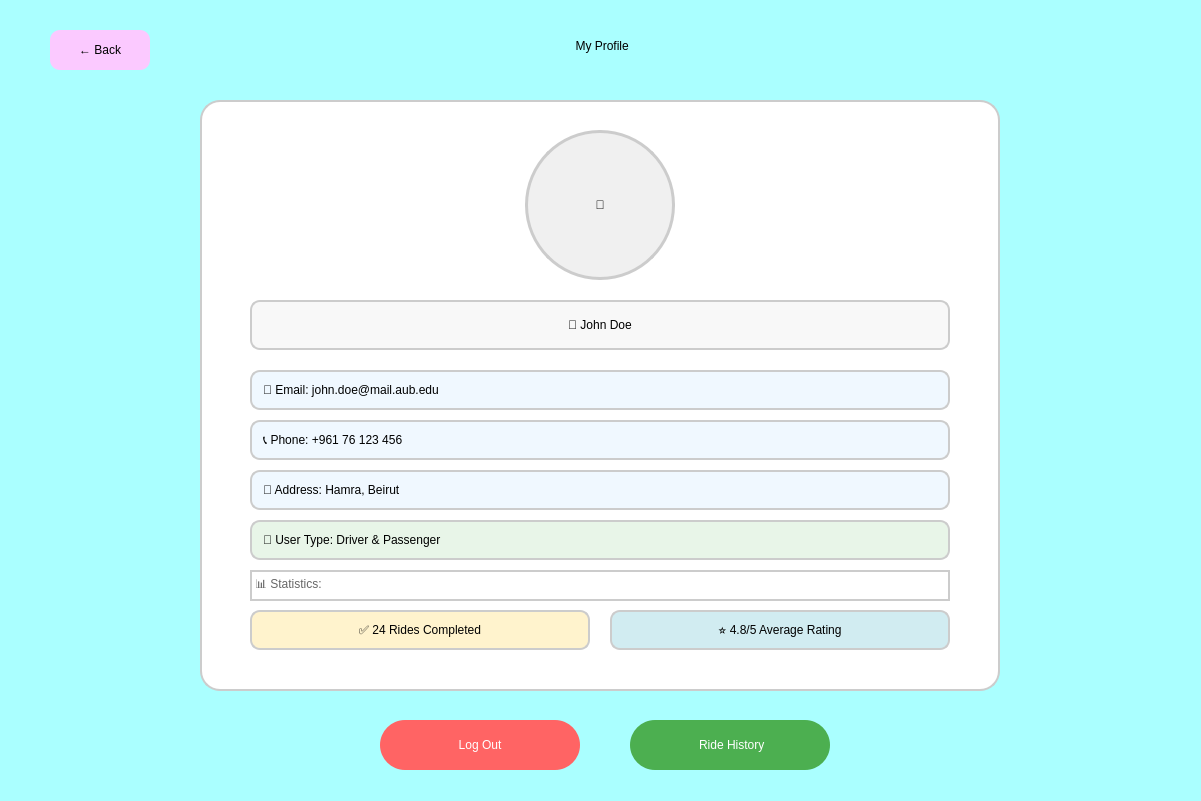
<?xml version="1.0" encoding="UTF-8"?>
<ui version="4.0">
 <class>Dialog</class>
 <widget class="QDialog" name="Dialog">
  <property name="geometry">
   <rect>
    <x>0</x>
    <y>0</y>
    <width>1201</width>
    <height>801</height>
   </rect>
  </property>
  <property name="windowTitle">
   <string>AUBus - My Profile</string>
  </property>
  <property name="styleSheet">
   <string notr="true">background-color: rgb(170, 255, 255);</string>
  </property>
  <widget class="QLabel" name="headerLabel">
   <property name="geometry">
    <rect>
     <x>400</x>
     <y>20</y>
     <width>401</width>
     <height>51</height>
    </rect>
   </property>
   <property name="styleSheet">
    <string notr="true">font: 63 24pt &quot;Sitka Heading Semibold&quot;; color: black;</string>
   </property>
   <property name="text">
    <string> My Profile</string>
   </property>
   <property name="alignment">
    <set>Qt::AlignCenter</set>
   </property>
  </widget>
  <widget class="QWidget" name="profileCard" native="true">
   <property name="geometry">
    <rect>
     <x>200</x>
     <y>100</y>
     <width>800</width>
     <height>591</height>
    </rect>
   </property>
   <property name="styleSheet">
    <string notr="true">
     background-color: white;
     border-radius: 20px;
     border: 2px solid #cccccc;
    </string>
   </property>
   <widget class="QLabel" name="profilePhoto">
    <property name="geometry">
     <rect>
      <x>325</x>
      <y>30</y>
      <width>150</width>
      <height>150</height>
     </rect>
    </property>
    <property name="styleSheet">
     <string notr="true">
      background-color: #f0f0f0;
      border-radius: 75px;
      border: 3px solid #cccccc;
     </string>
    </property>
    <property name="text">
     <string>👤</string>
    </property>
    <property name="alignment">
     <set>Qt::AlignCenter</set>
    </property>
   </widget>
   <widget class="QLabel" name="userNameLabel">
    <property name="geometry">
     <rect>
      <x>50</x>
      <y>200</y>
      <width>700</width>
      <height>50</height>
     </rect>
    </property>
    <property name="styleSheet">
     <string notr="true">
      font: 63 14pt &quot;Sitka Heading Semibold&quot;;
      color: black;
      background-color: #f8f8f8;
      border-radius: 10px;
      padding: 10px;
     </string>
    </property>
    <property name="text">
     <string>👤 John Doe</string>
    </property>
    <property name="alignment">
     <set>Qt::AlignCenter</set>
    </property>
   </widget>
   <widget class="QLabel" name="emailLabel">
    <property name="geometry">
     <rect>
      <x>50</x>
      <y>270</y>
      <width>700</width>
      <height>40</height>
     </rect>
    </property>
    <property name="styleSheet">
     <string notr="true">
      font: 63 10pt &quot;Sitka Heading Semibold&quot;;
      color: black;
      background-color: #f0f8ff;
      border-radius: 10px;
      padding: 8px;
     </string>
    </property>
    <property name="text">
     <string>📧 Email: john.doe@mail.aub.edu</string>
    </property>
   </widget>
   <widget class="QLabel" name="phoneLabel">
    <property name="geometry">
     <rect>
      <x>50</x>
      <y>320</y>
      <width>700</width>
      <height>40</height>
     </rect>
    </property>
    <property name="styleSheet">
     <string notr="true">
      font: 63 8pt &quot;Sitka Heading Semibold&quot;;
      color: black;
      background-color: #f0f8ff;
      border-radius: 10px;
      padding: 8px;
     </string>
    </property>
    <property name="text">
     <string>📞 Phone: +961 76 123 456</string>
    </property>
   </widget>
   <widget class="QLabel" name="addressLabel">
    <property name="geometry">
     <rect>
      <x>50</x>
      <y>370</y>
      <width>700</width>
      <height>40</height>
     </rect>
    </property>
    <property name="styleSheet">
     <string notr="true">
      font: 63 10pt &quot;Sitka Heading Semibold&quot;;
      color: black;
      background-color: #f0f8ff;
      border-radius: 10px;
      padding: 8px;
     </string>
    </property>
    <property name="text">
     <string>📍 Address: Hamra, Beirut</string>
    </property>
   </widget>
   <widget class="QLabel" name="userTypeLabel">
    <property name="geometry">
     <rect>
      <x>50</x>
      <y>420</y>
      <width>700</width>
      <height>40</height>
     </rect>
    </property>
    <property name="styleSheet">
     <string notr="true">
      font: 63 10pt &quot;Sitka Heading Semibold&quot;;
      color: black;
      background-color: #e8f5e8;
      border-radius: 10px;
      padding: 8px;
     </string>
    </property>
    <property name="text">
     <string>🚗 User Type: Driver &amp; Passenger</string>
    </property>
   </widget>
   <widget class="QLabel" name="statsLabel">
    <property name="geometry">
     <rect>
      <x>50</x>
      <y>470</y>
      <width>700</width>
      <height>31</height>
     </rect>
    </property>
    <property name="styleSheet">
     <string notr="true">
      font: 63 12pt &quot;Sitka Heading Semibold&quot;;
      color: #666666;
     </string>
    </property>
    <property name="text">
     <string>📊 Statistics:</string>
    </property>
   </widget>
   <widget class="QLabel" name="ridesCompletedLabel">
    <property name="geometry">
     <rect>
      <x>50</x>
      <y>510</y>
      <width>340</width>
      <height>40</height>
     </rect>
    </property>
    <property name="styleSheet">
     <string notr="true">
      font: 63 8pt &quot;Sitka Heading Semibold&quot;;
      color: black;
      background-color: #fff3cd;
      border-radius: 10px;
      padding: 8px;
     </string>
    </property>
    <property name="text">
     <string>✅ 24 Rides Completed</string>
    </property>
    <property name="alignment">
     <set>Qt::AlignCenter</set>
    </property>
   </widget>
   <widget class="QLabel" name="ratingLabel">
    <property name="geometry">
     <rect>
      <x>410</x>
      <y>510</y>
      <width>340</width>
      <height>40</height>
     </rect>
    </property>
    <property name="styleSheet">
     <string notr="true">
      font: 63 8pt &quot;Sitka Heading Semibold&quot;;
      color: black;
      background-color: #d1ecf1;
      border-radius: 10px;
      padding: 8px;
     </string>
    </property>
    <property name="text">
     <string>⭐ 4.8/5 Average Rating</string>
    </property>
    <property name="alignment">
     <set>Qt::AlignCenter</set>
    </property>
   </widget>
  </widget>
  <widget class="QPushButton" name="logoutButton">
   <property name="geometry">
    <rect>
     <x>380</x>
     <y>720</y>
     <width>200</width>
     <height>50</height>
    </rect>
   </property>
   <property name="styleSheet">
    <string notr="true">
     background-color: rgb(255, 100, 100);
     border-radius: 25px;
     font: 63 14pt &quot;Sitka Heading Semibold&quot;;
     color: white;
    </string>
   </property>
   <property name="text">
    <string>Log Out</string>
   </property>
  </widget>
  <widget class="QPushButton" name="rideHistoryButton">
   <property name="geometry">
    <rect>
     <x>630</x>
     <y>720</y>
     <width>200</width>
     <height>50</height>
    </rect>
   </property>
   <property name="styleSheet">
    <string notr="true">
     background-color: #4CAF50;
     border-radius: 25px;
     font: 63 14pt &quot;Sitka Heading Semibold&quot;;
     color: white;
    </string>
   </property>
   <property name="text">
    <string> Ride History</string>
   </property>
  </widget>
  <widget class="QPushButton" name="backButton">
   <property name="geometry">
    <rect>
     <x>50</x>
     <y>30</y>
     <width>100</width>
     <height>40</height>
    </rect>
   </property>
   <property name="styleSheet">
    <string notr="true">
     background-color: rgb(251, 201, 255);
     border-radius: 10px;
     font: 63 10pt &quot;Sitka Heading Semibold&quot;;
    </string>
   </property>
   <property name="text">
    <string>← Back</string>
   </property>
  </widget>
 </widget>
 <resources/>
 <connections/>
</ui>
